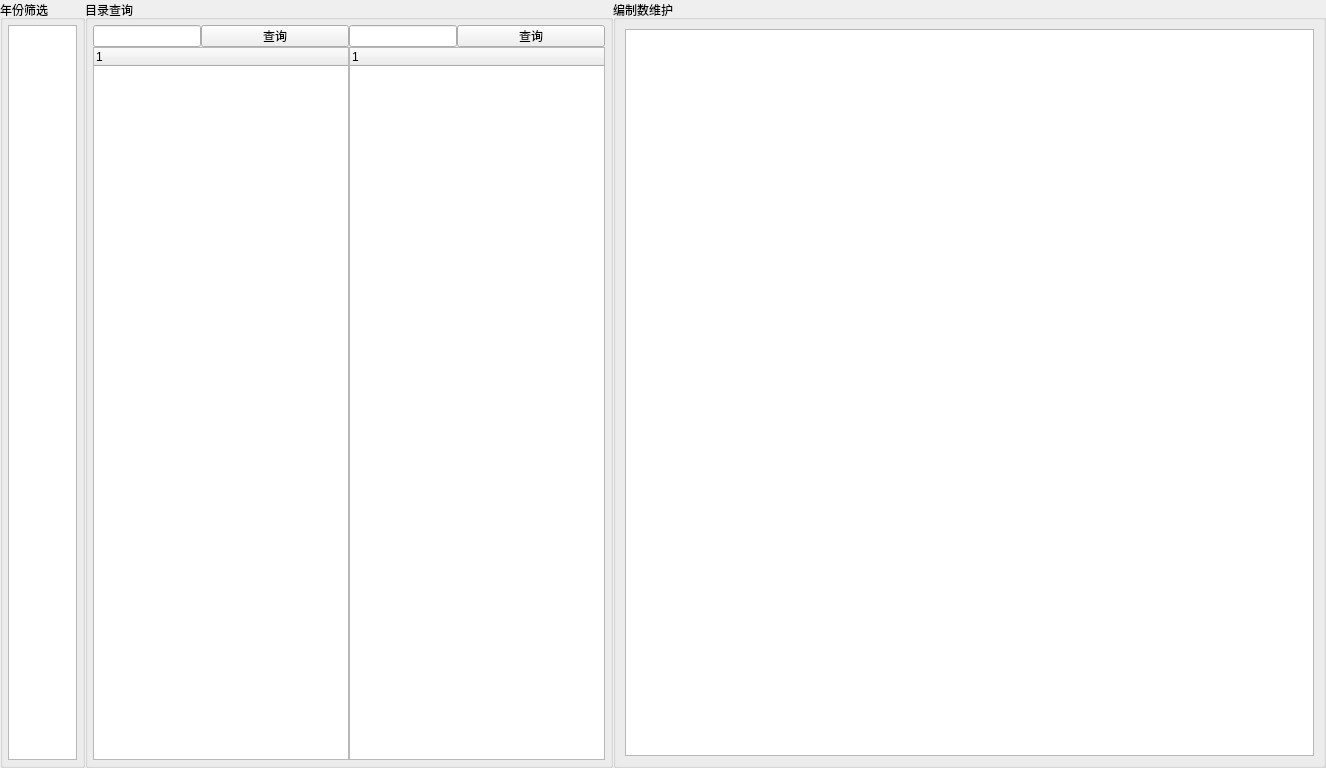
<?xml version="1.0" encoding="UTF-8"?>
<ui version="4.0">
 <class>Form</class>
 <widget class="QWidget" name="Form">
  <property name="geometry">
   <rect>
    <x>0</x>
    <y>0</y>
    <width>1326</width>
    <height>768</height>
   </rect>
  </property>
  <property name="windowTitle">
   <string>Form</string>
  </property>
  <layout class="QGridLayout" name="gridLayout_3">
   <property name="leftMargin">
    <number>0</number>
   </property>
   <property name="topMargin">
    <number>0</number>
   </property>
   <property name="rightMargin">
    <number>0</number>
   </property>
   <property name="bottomMargin">
    <number>0</number>
   </property>
   <property name="spacing">
    <number>0</number>
   </property>
   <item row="0" column="0">
    <widget class="QWidget" name="widget" native="true">
     <property name="sizePolicy">
      <sizepolicy hsizetype="Fixed" vsizetype="Preferred">
       <horstretch>0</horstretch>
       <verstretch>0</verstretch>
      </sizepolicy>
     </property>
     <property name="minimumSize">
      <size>
       <width>0</width>
       <height>755</height>
      </size>
     </property>
    </widget>
   </item>
   <item row="0" column="1">
    <widget class="QGroupBox" name="groupBox">
     <property name="maximumSize">
      <size>
       <width>85</width>
       <height>16777215</height>
      </size>
     </property>
     <property name="title">
      <string>年份筛选</string>
     </property>
     <layout class="QGridLayout" name="gridLayout">
      <property name="leftMargin">
       <number>5</number>
      </property>
      <property name="topMargin">
       <number>5</number>
      </property>
      <property name="rightMargin">
       <number>5</number>
      </property>
      <property name="bottomMargin">
       <number>5</number>
      </property>
      <property name="spacing">
       <number>5</number>
      </property>
      <item row="0" column="0">
       <widget class="QListWidget" name="lw_chooseYear"/>
      </item>
     </layout>
    </widget>
   </item>
   <item row="0" column="2">
    <widget class="QGroupBox" name="groupBox_2">
     <property name="title">
      <string>目录查询</string>
     </property>
     <layout class="QGridLayout" name="gridLayout_2">
      <property name="leftMargin">
       <number>5</number>
      </property>
      <property name="topMargin">
       <number>5</number>
      </property>
      <property name="rightMargin">
       <number>5</number>
      </property>
      <property name="bottomMargin">
       <number>5</number>
      </property>
      <property name="spacing">
       <number>5</number>
      </property>
      <item row="0" column="0">
       <widget class="QWidget" name="wg_directory" native="true">
        <property name="sizePolicy">
         <sizepolicy hsizetype="Fixed" vsizetype="Preferred">
          <horstretch>0</horstretch>
          <verstretch>0</verstretch>
         </sizepolicy>
        </property>
        <layout class="QHBoxLayout" name="horizontalLayout_4">
         <property name="spacing">
          <number>0</number>
         </property>
         <property name="leftMargin">
          <number>0</number>
         </property>
         <property name="topMargin">
          <number>0</number>
         </property>
         <property name="rightMargin">
          <number>0</number>
         </property>
         <property name="bottomMargin">
          <number>0</number>
         </property>
         <item>
          <layout class="QHBoxLayout" name="horizontalLayout_3">
           <property name="spacing">
            <number>0</number>
           </property>
           <item>
            <layout class="QVBoxLayout" name="verticalLayout">
             <property name="spacing">
              <number>0</number>
             </property>
             <item>
              <layout class="QHBoxLayout" name="horizontalLayout" stretch="0,0">
               <property name="spacing">
                <number>0</number>
               </property>
               <item>
                <widget class="QLineEdit" name="le_first">
                 <property name="sizePolicy">
                  <sizepolicy hsizetype="Maximum" vsizetype="Fixed">
                   <horstretch>70</horstretch>
                   <verstretch>0</verstretch>
                  </sizepolicy>
                 </property>
                </widget>
               </item>
               <item>
                <widget class="QPushButton" name="pb_firstSelect">
                 <property name="sizePolicy">
                  <sizepolicy hsizetype="Ignored" vsizetype="Ignored">
                   <horstretch>0</horstretch>
                   <verstretch>0</verstretch>
                  </sizepolicy>
                 </property>
                 <property name="text">
                  <string>查询</string>
                 </property>
                </widget>
               </item>
              </layout>
             </item>
             <item>
              <widget class="QTreeWidget" name="tw_first">
               <column>
                <property name="text">
                 <string notr="true">1</string>
                </property>
               </column>
              </widget>
             </item>
            </layout>
           </item>
           <item>
            <layout class="QVBoxLayout" name="verticalLayout_3">
             <property name="spacing">
              <number>0</number>
             </property>
             <item>
              <layout class="QHBoxLayout" name="horizontalLayout_2">
               <property name="spacing">
                <number>0</number>
               </property>
               <item>
                <widget class="QLineEdit" name="le_second">
                 <property name="sizePolicy">
                  <sizepolicy hsizetype="Maximum" vsizetype="Fixed">
                   <horstretch>70</horstretch>
                   <verstretch>0</verstretch>
                  </sizepolicy>
                 </property>
                </widget>
               </item>
               <item>
                <widget class="QPushButton" name="pb_secondSelect">
                 <property name="sizePolicy">
                  <sizepolicy hsizetype="Ignored" vsizetype="Ignored">
                   <horstretch>0</horstretch>
                   <verstretch>0</verstretch>
                  </sizepolicy>
                 </property>
                 <property name="text">
                  <string>查询</string>
                 </property>
                </widget>
               </item>
              </layout>
             </item>
             <item>
              <widget class="QTreeWidget" name="tw_second">
               <column>
                <property name="text">
                 <string notr="true">1</string>
                </property>
               </column>
              </widget>
             </item>
            </layout>
           </item>
          </layout>
         </item>
        </layout>
       </widget>
      </item>
     </layout>
    </widget>
   </item>
   <item row="0" column="3">
    <widget class="QGroupBox" name="groupBox_3">
     <property name="title">
      <string>编制数维护</string>
     </property>
     <layout class="QGridLayout" name="gridLayout_4">
      <item row="0" column="0">
       <widget class="QTableWidget" name="tableWidget"/>
      </item>
     </layout>
    </widget>
   </item>
  </layout>
 </widget>
 <resources/>
 <connections/>
</ui>
